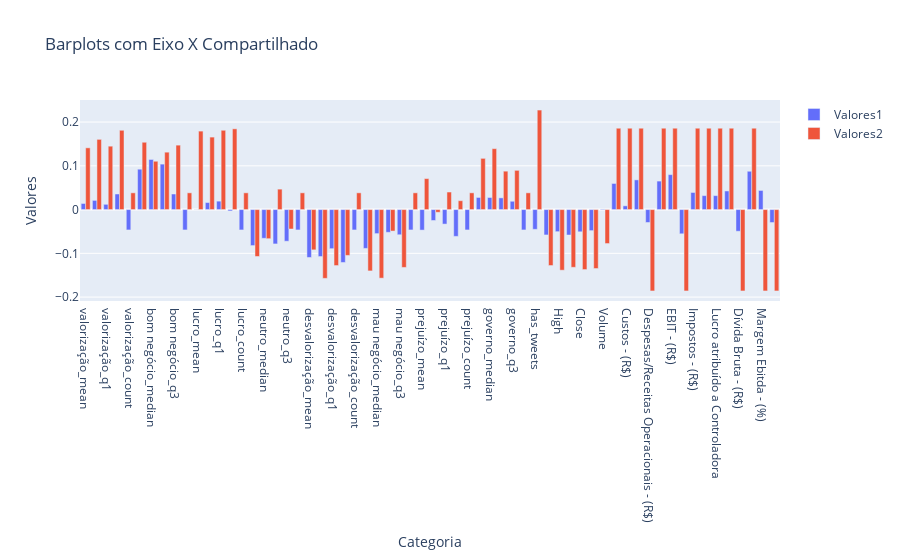

The notebook cell saved with this chart:
### Code cell
# Criar o primeiro conjunto de barras
bar1 = go.Bar(
    x=hasRise_correlations[:-1].index, 
    y=hasRise_correlations[:-1], 
    name='Valores1'
)

# Criar o segundo conjunto de barras
bar2 = go.Bar(
    x=hasRise_correlations2[:-1].index, 
    y=hasRise_correlations2[:-1], 
    name='Valores2'
)

# Combinar as barras em um gráfico
fig = go.Figure(data=[bar1, bar2])

# Atualizar o layout
fig.update_layout(
    title='Barplots com Eixo X Compartilhado',
    xaxis_title='Categoria',
    yaxis_title='Valores',
    barmode='group'  # Modo de agrupamento das barras
)

# Exibir o gráfico
fig.show()

### Figure 1 — Plotly figure (JSON) as saved in the notebook; plotly's stock layout.template omitted (floating-point values rounded to 4 significant figures)
{"data": [{"name": "Valores1", "type": "bar", "x": ["valorização_mean", "valorização_median", "valorização_q1", "valorização_q3", "valorização_count", "bom negócio_mean", "bom negócio_median", "bom negócio_q1", "bom negócio_q3", "bom negócio_count", "lucro_mean", "lucro_median", "lucro_q1", "lucro_q3", "lucro_count", "neutro_mean", "neutro_median", "neutro_q1", "neutro_q3", "neutro_count", "desvalorização_mean", "desvalorização_median", "desvalorização_q1", "desvalorização_q3", "desvalorização_count", "mau negócio_mean", "mau negócio_median", "mau negócio_q1", "mau negócio_q3", "mau negócio_count", "prejuízo_mean", "prejuízo_median", "prejuízo_q1", "prejuízo_q3", "prejuízo_count", "governo_mean", "governo_median", "governo_q1", "governo_q3", "governo_count", "has_tweets", "Open", "High", "Low", "Close", "Adj Close", "Volume", "Receita Líquida - (R$)", "Custos - (R$)", "Lucro Bruto - (R$)", "Despesas/Receitas Operacionais - (R$)", "EBITDA - (R$)", "EBIT - (R$)", "Resultado Financeiro - (R$)", "Impostos - (R$)", "Lucro Líquido - (R$)", "Lucro atribuído a Controladora", "Lucro atribuído a Não Controladores", "Dívida Bruta - (R$)", "Margem Bruta - (%)", "Margem Ebitda - (%)", "Margem Líquida - (%)"], "y": [0.01394, 0.02101, 0.01204, 0.03563, -0.04652, 0.09228, 0.1146, 0.1039, 0.03559, -0.04652, 0.0002437, 0.01609, 0.0193, -0.003022, -0.04652, -0.08224, -0.06561, -0.07848, -0.07229, -0.04652, -0.1094, -0.1073, -0.08936, -0.1208, -0.04652, -0.08872, -0.05494, -0.05197, -0.05752, -0.04652, -0.0469, -0.02496, -0.03315, -0.06123, -0.04652, 0.02774, 0.02764, 0.02676, 0.01901, -0.04652, -0.04513, -0.05796, -0.05048, -0.05813, -0.05077, -0.04809, 0.00117, 0.0597, 0.008564, 0.0679, -0.02949, 0.06513, 0.07989, -0.05536, 0.03912, 0.03191, 0.03191, 0.04257, -0.04948, 0.08759, 0.04376, -0.02959]}, {"name": "Valores2", "type": "bar", "x": ["valorização_mean", "valorização_median", "valorização_q1", "valorização_q3", "valorização_count", "bom negócio_mean", "bom negócio_median", "bom negócio_q1", "bom negócio_q3", "bom negócio_count", "lucro_mean", "lucro_median", "lucro_q1", "lucro_q3", "lucro_count", "neutro_mean", "neutro_median", "neutro_q1", "neutro_q3", "neutro_count", "desvalorização_mean", "desvalorização_median", "desvalorização_q1", "desvalorização_q3", "desvalorização_count", "mau negócio_mean", "mau negócio_median", "mau negócio_q1", "mau negócio_q3", "mau negócio_count", "prejuízo_mean", "prejuízo_median", "prejuízo_q1", "prejuízo_q3", "prejuízo_count", "governo_mean", "governo_median", "governo_q1", "governo_q3", "governo_count", "has_tweets", "Open", "High", "Low", "Close", "Adj Close", "Volume", "Receita Líquida - (R$)", "Custos - (R$)", "Lucro Bruto - (R$)", "Despesas/Receitas Operacionais - (R$)", "EBITDA - (R$)", "EBIT - (R$)", "Resultado Financeiro - (R$)", "Impostos - (R$)", "Lucro Líquido - (R$)", "Lucro atribuído a Controladora", "Lucro atribuído a Não Controladores", "Dívida Bruta - (R$)", "Margem Bruta - (%)", "Margem Ebitda - (%)", "Margem Líquida - (%)"], "y": [0.1411, 0.1605, 0.1449, 0.1812, 0.03828, 0.1539, 0.1104, 0.1312, 0.1473, 0.03828, 0.1794, 0.1657, 0.1812, 0.1846, 0.03828, -0.1071, -0.06655, 0.04673, -0.04437, 0.03828, -0.09204, -0.1572, -0.1279, -0.1048, 0.03828, -0.1402, -0.1567, -0.04909, -0.1322, 0.03828, 0.0708, -0.006136, 0.04012, 0.0203, 0.03828, 0.1171, 0.1392, 0.08779, 0.08968, 0.03828, 0.2275, -0.1279, -0.1385, -0.1319, -0.1371, -0.1347, -0.07762, 0.1859, 0.1859, 0.1859, -0.1859, 0.1859, 0.1859, -0.1859, 0.1859, 0.1859, 0.1859, 0.1859, -0.1859, 0.1859, -0.1859, -0.1859]}], "layout": {"barmode": "group", "title": {"text": "Barplots com Eixo X Compartilhado"}, "xaxis": {"title": {"text": "Categoria"}}, "yaxis": {"title": {"text": "Valores"}}}}
